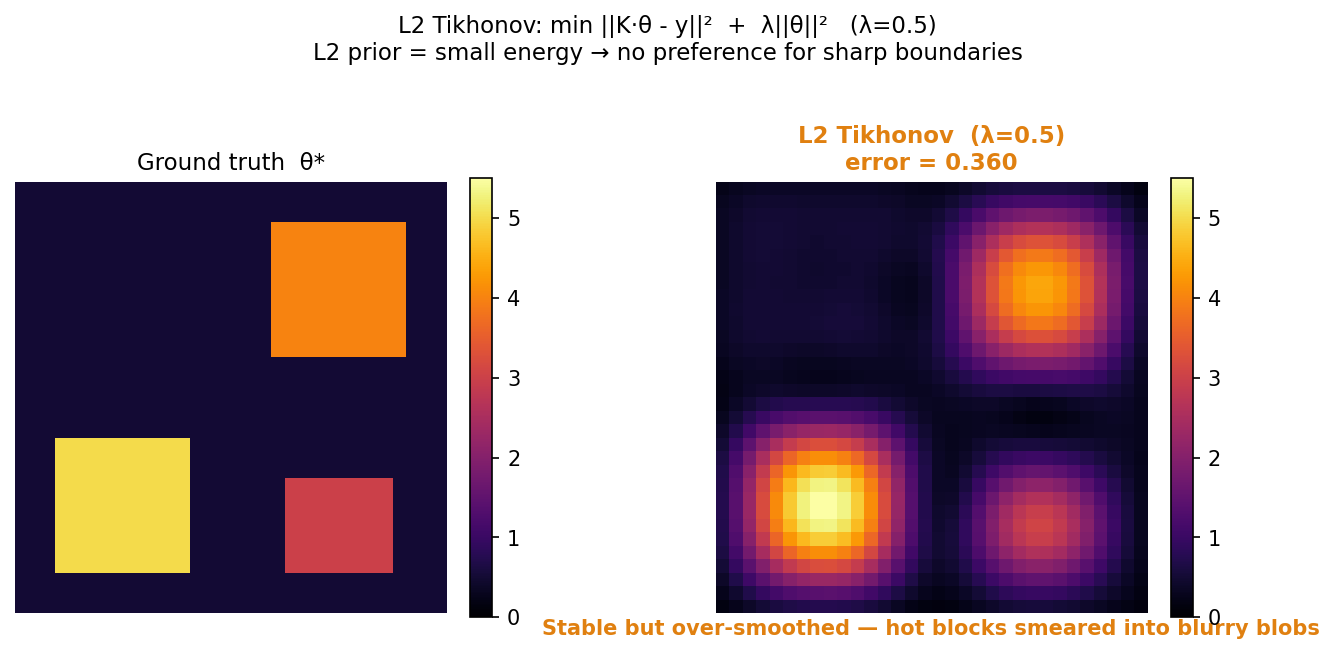

Write the Python code that produced this figure.
import numpy as np, matplotlib.pyplot as plt
from setup_2d import build, IMK, N, SIGMA, NOISE

np.random.seed(42)

theta_true, K2D, y_noisy, cond = build()

LAM = 0.5
KtK = K2D.T @ K2D
Kty = K2D.T @ y_noisy
theta_l2 = np.linalg.solve(KtK + LAM * np.eye(N * N), Kty).reshape(N, N)
err = np.linalg.norm(theta_l2 - theta_true) / np.linalg.norm(theta_true)
print(f"L2 Tikhonov error: {err:.4f}")

fig, axes = plt.subplots(1, 2, figsize=(9, 4.2))

im0 = axes[0].imshow(theta_true, **IMK)
axes[0].set_title("Ground truth  θ*", fontsize=11)
axes[0].axis("off")
plt.colorbar(im0, ax=axes[0], fraction=0.046)

im1 = axes[1].imshow(theta_l2, **IMK)
axes[1].set_title(
    f"L2 Tikhonov  (λ={LAM})\nerror = {err:.3f}",
    fontsize=11,
    color="#e08010",
    fontweight="bold",
)
axes[1].axis("off")
plt.colorbar(im1, ax=axes[1], fraction=0.046)

axes[1].text(
    0.5,
    -0.05,
    "Stable but over-smoothed — hot blocks smeared into blurry blobs",
    transform=axes[1].transAxes,
    ha="center",
    color="#e08010",
    fontsize=10,
    fontweight="bold",
)

plt.suptitle(
    f"L2 Tikhonov: min ||K·θ - y||²  +  λ||θ||²   (λ={LAM})\n"
    "L2 prior = small energy → no preference for sharp boundaries",
    fontsize=11,
    y=1.03,
)
plt.tight_layout()
plt.savefig("2d_l2solve.png", dpi=150, bbox_inches="tight")
plt.close()
